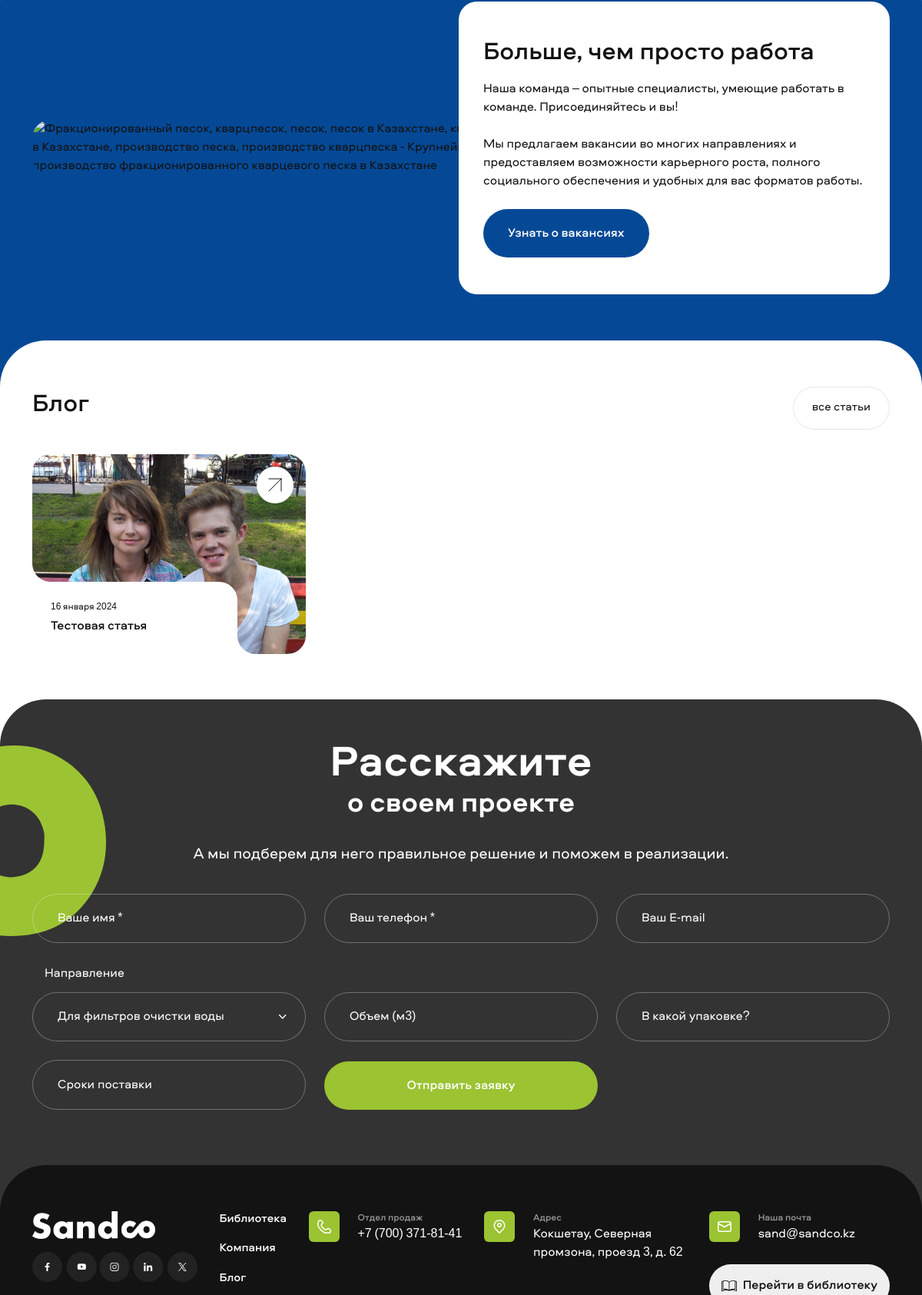
Before: /ru/ (middle part) with the older database file.
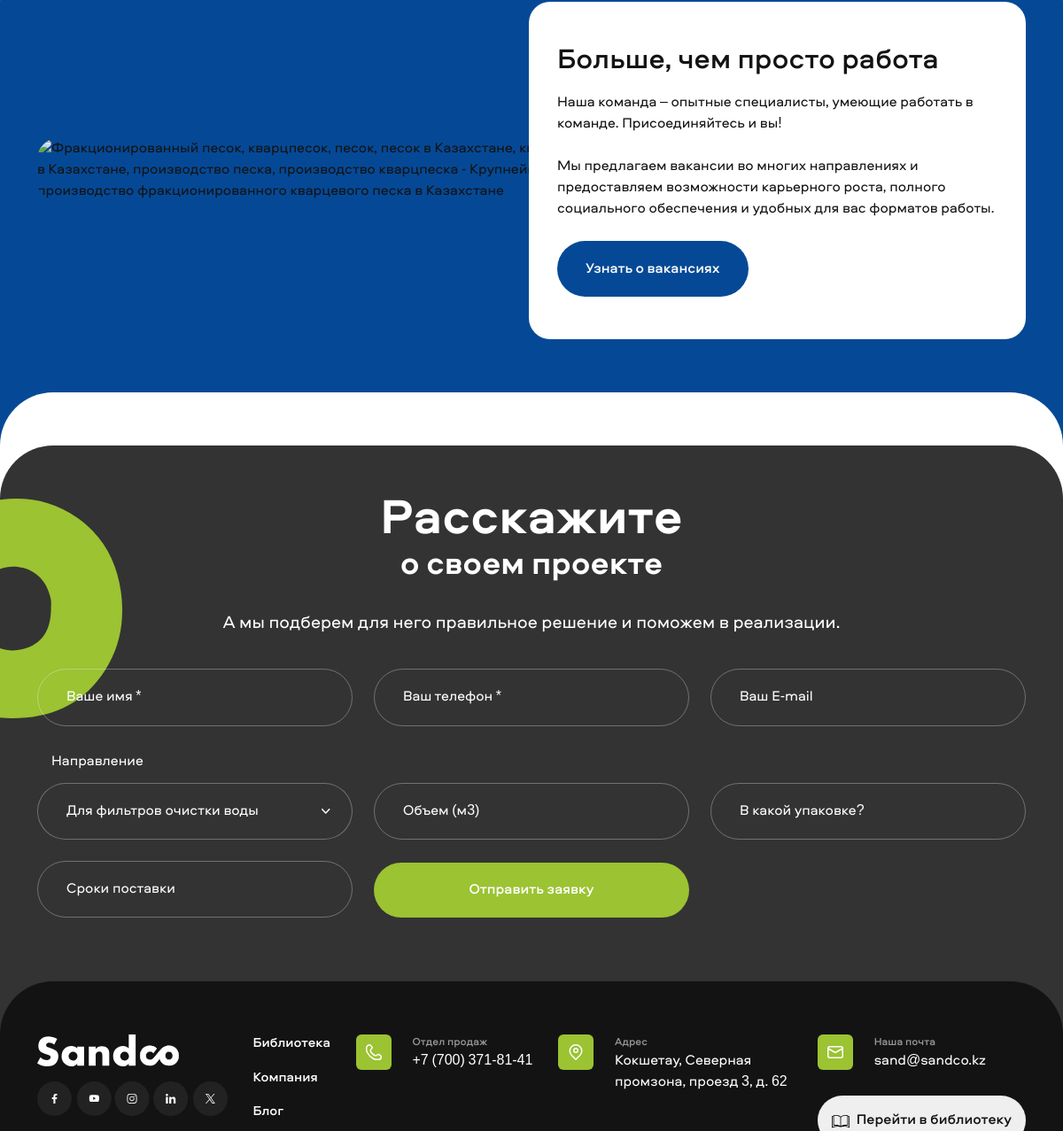
After: the same page with the newer database file.
### catalog/models.py (models this page shows, shortened)
class News(models.Model):
    class Meta:
        ordering = ['date']
        verbose_name = "Статья"
        verbose_name_plural = "Статьи"
    date = models.CharField(max_length=255, blank=True, verbose_name='Дата публикации')
    title = models.CharField(max_length=255, blank=True, verbose_name='Заголовок')
    title_for_url = models.CharField(max_length=255, blank=True, verbose_name='Заголовок для Slug')
    image = models.FileField(upload_to='news/', blank=True, verbose_name='Картинка')
    image_alt = models.CharField(max_length=255, blank=True, null=True, verbose_name='Картинка ALT')
    image_title = models.CharField(max_length=255, blank=True, null=True, verbose_name='Картинка TITLE')
    text = RichTextUploadingField(blank=True, verbose_name='Текст')
    keywords = models.TextField(blank=True, null=True, verbose_name='Keywords')
    description = models.TextField(blank=True, null=True, verbose_name='Description')
    is_published = models.BooleanField(default=True, verbose_name='Опубликована')
    slug = models.SlugField(max_length=255, blank=True, verbose_name='Slug')

### catalog/views.py (the view)
# urls.py: path("", HomeView.as_view(), name="home"),
class HomeView(View):
    def get(self, request: HttpRequest) -> HttpResponse:
        keywords = (
            "Фракционированный песок, кварцпесок, песок, песок в Казахстане, кварцпесок в Казахстане, производство "
            "песка, производство кварцпеска")
        description = "Крупнейшее производство фракционированного кварцевого песка в Казахстане"
        if request.method == "POST":
            return redirect("home")
        context = {
            'logos': Logos.objects.all(),
            'numbers': Number.objects.all(),
            'benefits': Benefit.objects.all(),
            'projects': Projects.objects.filter(is_published=True).order_by('date'),
            'news': News.objects.filter(is_published=True).order_by('date'),
            'spheres': Spheres.objects.all().order_by('order'),
            'lang': _('Hello World'),
            'keywords': keywords,
            'description': description,
        }
        return render(request, 'home.html', context=context)

### catalog/context_manager.py (called while the page is built)
def context_all(request: HttpRequest) -> HttpResponse:
    categories = Category.objects.filter(is_published=True).order_by('order')
    path_without_lang = request.path.split('/')[2:]
    path_without_lang = '/' + '/'.join(path_without_lang)
    context_all = {
        'categories': categories,
        'path_without_lang': path_without_lang,
    }
    return context_all

### templates/home.html (shortened to what this page needs)
{% extends 'base.html' %}
{% load static %}
{% load i18n %}
{% block content %}
    <main>
        <div class="container-fluid block_7">
            <div class="container">
                <div class="row align-items-center">
                    <div class="col-lg-7">
                        <picture>
                            <img src="{% static 'img/team_bg.webp' %}" alt="{{ keywords }} - {{ description }}" title="{{ keywords }} - {{ description }}">
                        </picture>
                    </div>
                    <div class="col-lg-5">
                        <div class="about_text">
                            {% if request.LANGUAGE_CODE == 'ru' %}
                                <h2>Больше, чем просто работа</h2>
                                <p>Наша команда – опытные специалисты, умеющие работать в команде. Присоединяйтесь и вы!</p>
                                <p>Мы предлагаем вакансии во многих направлениях и предоставляем возможности карьерного роста, полного социального
                                    обеспечения
                                    и удобных для вас форматов работы.</p>
                                <button onclick="window.location.href = '{% url 'catalog:team' %}';">Узнать о вакансиях</button>
                            {% endif %}
                        </div>
                    </div>
                </div>
            </div>
        </div>
        {% if news %}
            <div class="container block_3 mb-md-4">
                <div class="row align-items-center">
                    <div class="col-lg-8 text-center text-sm-start">
                        <h2>{% trans 'news_company' %}</h2>
                    </div>
                    <div class="d-none d-lg-block col-4 text-lg-end">
                        <button onclick="window.location.href = '{% url 'catalog:blog' %}';">{% trans 'all_news' %}</button>
                    </div>
                </div>
                <div class="row mt-3 news_main">
                    <div class="col-12 mt-3">
                        <div class="owl-carousel owl-theme carousel_2">
                            {% for new in news %}
                                <div class="item">
                                    <div class="card_1">
                                        <picture>
                                            <img src="{{ new.image.url }}" alt="{{ new.image_alt }}" title="{{ new.image_title }}">
                                        </picture>
                                        <a href="{% url 'catalog:blog-details' slug=new.slug %}" class="more" aria-label="{{ new.title }}">
                                            <picture>
                                                <img src="{% static 'img/more_1.svg' %}" alt="">
                                            </picture>
                                        </a>
                                        <div class="card_text">
                                            <span>{{ new.date }}</span>
                                            <a href="{% url 'catalog:blog-details' slug=new.slug %}" aria-label="{{ new.title }}">{{ new.title }}</a>
                                        </div>
                                    </div>
                                </div>
                            {% endfor %}
                        </div>
                    </div>
                </div>
            </div>
        {% endif %}
    </main>
{% endblock %}

Changed rows visible on the page:
removed News: image (picture), date "16 января 2024", title "Тестовая статья"
Other visible differences:
text no longer shown: "Блог все статьи"
